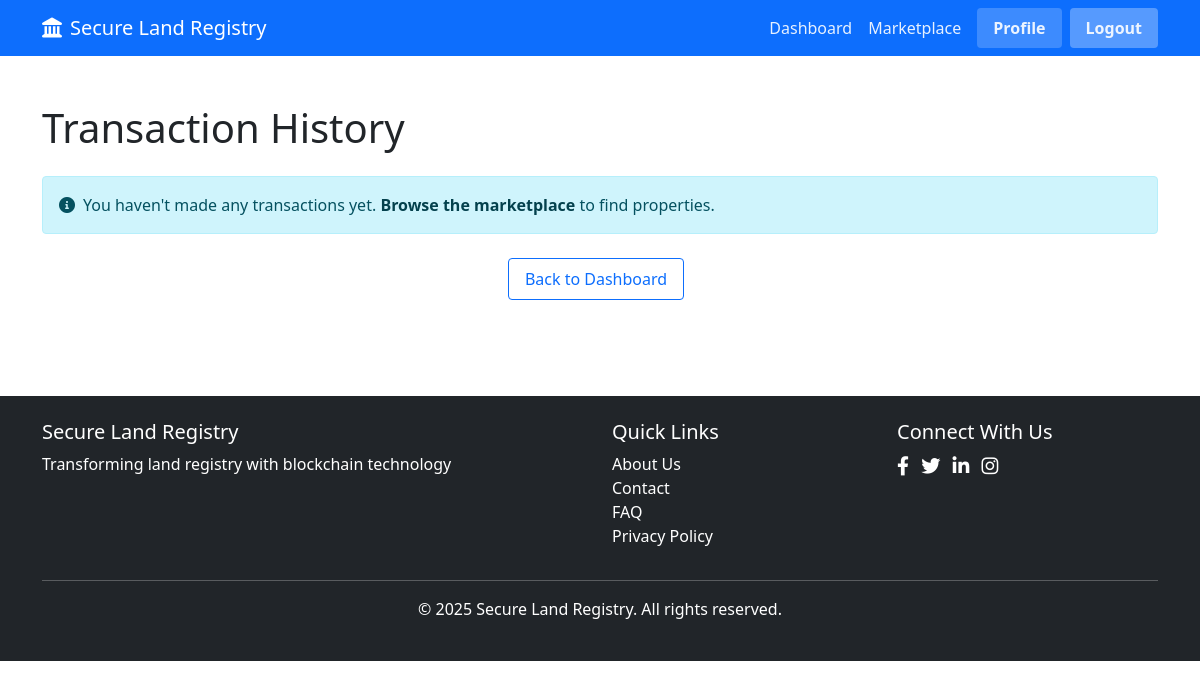
Page /transactions (signed in) on the earlier database version.
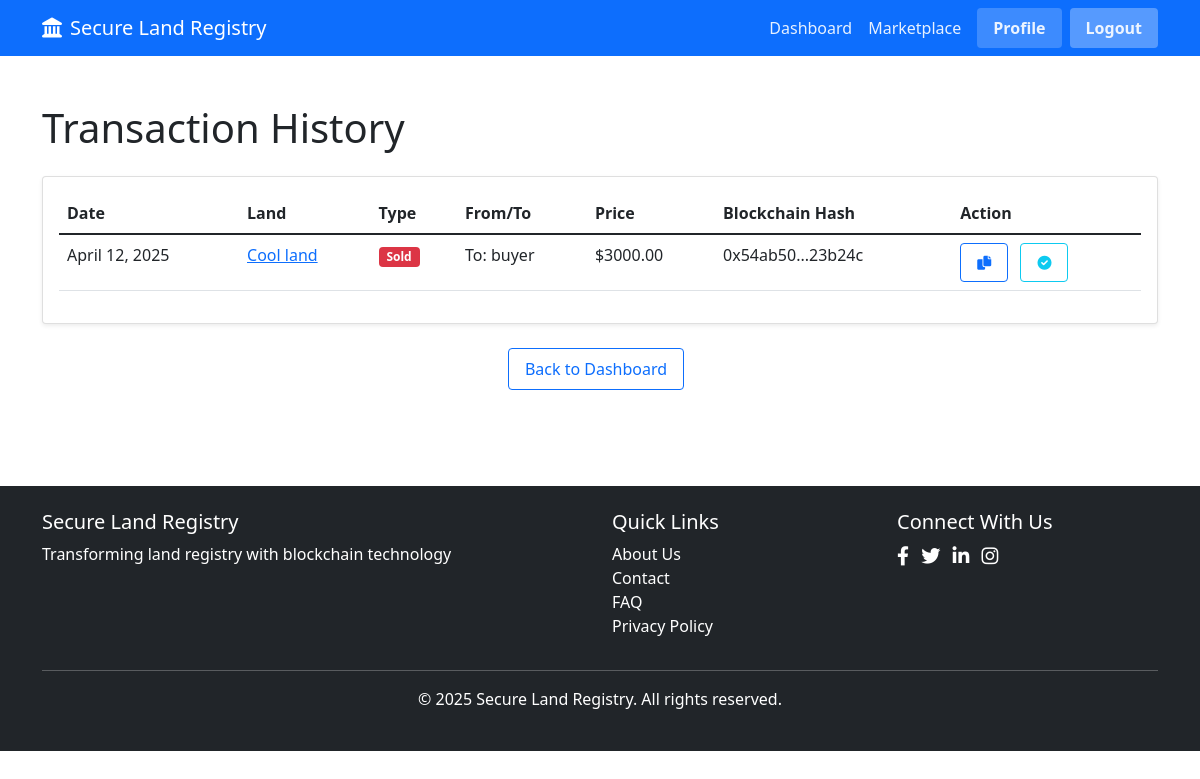
Same page on the later database version.
### app.py (models this page shows, shortened)
class Transaction(db.Model):
    id = db.Column(db.Integer, primary_key=True)
    blockchain_tx_hash = db.Column(db.String(66), unique=True, nullable=False)
    land_id = db.Column(db.Integer, db.ForeignKey("land.id"), nullable=False)
    seller_id = db.Column(db.Integer, db.ForeignKey("user.id"), nullable=False)
    buyer_id = db.Column(db.Integer, db.ForeignKey("user.id"), nullable=False)
    price = db.Column(db.Float, nullable=False)
    transaction_date = db.Column(db.DateTime, default=datetime.utcnow)
    land = db.relationship("Land", backref=db.backref("transactions", lazy=True))
    seller = db.relationship("User", foreign_keys=[seller_id])
    buyer = db.relationship("User", foreign_keys=[buyer_id])

class Land(db.Model):
    id = db.Column(db.Integer, primary_key=True)
    blockchain_id = db.Column(db.Integer, unique=True, nullable=False)
    owner_id = db.Column(db.Integer, db.ForeignKey("user.id"), nullable=False)
    title = db.Column(db.String(100), nullable=False)
    location = db.Column(db.String(200), nullable=False)
    description = db.Column(db.Text)
    price = db.Column(db.Float, nullable=False)
    image = db.Column(db.String(200))
    for_sale = db.Column(db.Boolean, default=True)
    created_at = db.Column(db.DateTime, default=datetime.utcnow)
    owner = db.relationship("User", backref=db.backref("lands", lazy=True))

class User(db.Model):
    id = db.Column(db.Integer, primary_key=True)
    username = db.Column(db.String(80), unique=True, nullable=False)
    email = db.Column(db.String(120), unique=True, nullable=False)
    password_hash = db.Column(db.String(200), nullable=False)
    blockchain_address = db.Column(db.String(42), unique=True, nullable=False)
    profile_image = db.Column(db.String(200), default="default_profile.jpg")
    created_at = db.Column(db.DateTime, default=datetime.utcnow)

### app.py (the view)
@app.route("/transactions")
def transaction_history():
    if "user_id" not in session:
        flash("Please log in first", "warning")
        return redirect(url_for("login"))
    user_id = session["user_id"]
    transactions = (
        Transaction.query.filter(
            (Transaction.buyer_id == user_id) | (Transaction.seller_id == user_id)
        )
        .order_by(Transaction.transaction_date.desc())
        .all()
    )
    return render_template("transactions.html", transactions=transactions)

### templates/transactions.html (shortened to what this page needs)
{% extends 'layout.html' %}
{% block content %}
<div class="container py-5">
    <h1 class="mb-4">Transaction History</h1>
    {% if transactions %}
    <div class="card shadow-sm">
        <div class="card-body">
            <div class="table-responsive">
                <table class="table table-hover">
                    <thead>
                        <tr>
                            <th>Date</th>
                            <th>Land</th>
                            <th>Type</th>
                            <th>From/To</th>
                            <th>Price</th>
                            <th>Blockchain Hash</th>
                            <th>Action</th>
                        </tr>
                    </thead>
                    <tbody>
                        {% for tx in transactions %}
                        <tr>
                            <td>{{ tx.transaction_date.strftime('%B %d, %Y') }}</td>
                            <td>
                                <a href="{{ url_for('landDetails', land_id=tx.land_id) }}">
                                    {{ tx.land.title }}
                                </a>
                            </td>
                            <td>
                                {% if tx.seller_id == session.user_id %}
                                <span class="badge bg-danger">Sold</span>
                                {% else %}
                                <span class="badge bg-success">Purchased</span>
                                {% endif %}
                            </td>
                            <td>
                                {% if tx.seller_id == session.user_id %}
                                <span>To: {{ tx.buyer.username }}</span>
                                {% else %}
                                <span>From: {{ tx.seller.username }}</span>
                                {% endif %}
                            </td>
                            <td>${{ "%.2f"|format(tx.price) }}</td>
                            <td>
                                <span class="text-truncate d-inline-block">
                                    {{ tx.blockchain_tx_hash[:8] }}...{{ tx.blockchain_tx_hash[-6:] }}
                                </span>
                            </td>
                            <td>
                                <button class="btn btn-sm btn-outline-primary"
                                    onclick="copyToClipboard('{{ tx.blockchain_tx_hash }}')">
                                    <i class="fas fa-copy"></i>
                                </button>
                                <a href="#" class="btn btn-sm btn-outline-info verify-btn"
                                    data-tx-hash="{{ tx.blockchain_tx_hash }}">
                                    <i class="fas fa-check-circle"></i>
                                </a>
                            </td>
                        </tr>
                        {% endfor %}
                    </tbody>
                </table>
            </div>
        </div>
    </div>
    {% else %}
    <div class="alert alert-info">
        <i class="fas fa-info-circle me-2"></i>You haven't made any transactions yet.
        <a href="{{ url_for('marketplace') }}" class="alert-link">Browse the marketplace</a> to find properties.
    </div>
    {% endif %}
    <div class="text-center mt-4">
        <a href="{{ url_for('dashboard') }}" class="btn btn-outline-primary">Back to Dashboard</a>
    </div>
</div>
{% endblock %}

### templates/layout.html (shortened to what this page needs)
<!DOCTYPE html>
<html lang="en">
<head>
    <link rel="stylesheet" href="https://cdnjs.cloudflare.com/ajax/libs/font-awesome/6.0.0-beta3/css/all.min.css">
    <link rel="stylesheet" href="https://cdnjs.cloudflare.com/ajax/libs/bootstrap/5.1.3/css/bootstrap.min.css">
    <link rel="stylesheet" href="{{ url_for('static', filename='css/style.css') }}">
</head>
<body>
    <nav class="navbar navbar-expand-lg navbar-dark bg-primary">
        <div class="container">
            <a class="navbar-brand" href="{{ url_for('index') }}">
                <i class="fas fa-landmark me-2"></i>Secure Land Registry
            </a>
            <div class="collapse navbar-collapse" id="navbarNav">
                <ul class="navbar-nav ms-auto">
                    {% if 'user_id' in session %}
                    <li class="nav-item">
                        <a class="nav-link" href="{{ url_for('dashboard') }}">Dashboard</a>
                    </li>
                    <li class="nav-item">
                        <a class="nav-link" href="{{ url_for('marketplace') }}">Marketplace</a>
                    </li>
                    <li class="nav-item">
                        <a class="nav-link" href="{{ url_for('profile') }}">Profile</a>
                    </li>
                    <li class="nav-item">
                        <a class="nav-link" href="{{ url_for('logout') }}">Logout</a>
                    </li>
                    {% endif %}
                </ul>
            </div>
        </div>
    </nav>
    {% block content %}{% endblock %}
    <footer class="bg-dark text-white py-4 mt-5">
        <div class="container">
            <div class="row">
                <div class="col-md-6">
                    <h5>Secure Land Registry</h5>
                    <p>Transforming land registry with blockchain technology</p>
                </div>
                <div class="col-md-3">
                    <h5>Quick Links</h5>
                    <ul class="list-unstyled">
                        <li><a href="#" class="text-white">About Us</a></li>
                        <li><a href="#" class="text-white">Contact</a></li>
                        <li><a href="#" class="text-white">FAQ</a></li>
                        <li><a href="#" class="text-white">Privacy Policy</a></li>
                    </ul>
                </div>
                <div class="col-md-3">
                    <h5>Connect With Us</h5>
                    <div class="social-icons">
                        <a href="#" class="text-white me-2"><i class="fab fa-facebook-f"></i></a>
                        <a href="#" class="text-white me-2"><i class="fab fa-twitter"></i></a>
                        <a href="#" class="text-white me-2"><i class="fab fa-linkedin-in"></i></a>
                        <a href="#" class="text-white"><i class="fab fa-instagram"></i></a>
                    </div>
                </div>
            </div>
            <hr>
            <div class="text-center">
                <p>&copy; 2025 Secure Land Registry. All rights reserved.</p>
            </div>
        </div>
    </footer>
</body>
</html>

### static/css/style.css (style rules this page uses)
body { font-family: 'Segoe UI', Tahoma, Geneva, Verdana, sans-serif; }
.text-truncate { white-space: nowrap; overflow: hidden; text-overflow: ellipsis; }
.badge.bg-danger { background-color: #dc3545 !important; }
.card.shadow-sm { box-shadow: 0 0.125rem 0.25rem rgba(0, 0, 0, 0.075) !important; }
.btn { border-radius: 0.25rem; padding: 0.5rem 1rem; }
.btn-outline-primary { margin-right: 0.5rem; }
footer { background-color: #343a40; color: #fff; }
footer a { color: #fff; text-decoration: none; }
.social-icons a { font-size: 1.2rem; margin-right: 0.5rem; transition: color 0.2s ease-in-out; }
.navbar-nav .nav-link { font-weight: 500; color: rgba(255, 255, 255, 0.9) !important; transition: all 0.3s ease; }
.navbar-nav .nav-item:nth-last-child(2) .nav-link, .navbar-nav .nav-item:last-child .nav-link { background-color: rgba(255, 255, 255, 0.2); border-radius: 4px; padding: 0.5rem 1rem; margin-left: 0.5rem; font-weight: 600; }
.navbar-nav .nav-item:last-child .nav-link { background-color: rgba(255, 255, 255, 0.3); }

Differences in the rows shown:
added Transaction: transaction_date "April 12, 2025", land "Cool land", shows "Sold", buyer.username "buyer", price "3000.00", blockchain_tx_hash "0x54ab50", blockchain_tx_hash "23b24c"
Other differences:
text no longer shown: "You haven't made any transactions yet. Browse the marketplace to find properties."
text now shown: "Date Land Type From/To Price Blockchain Hash Action"
